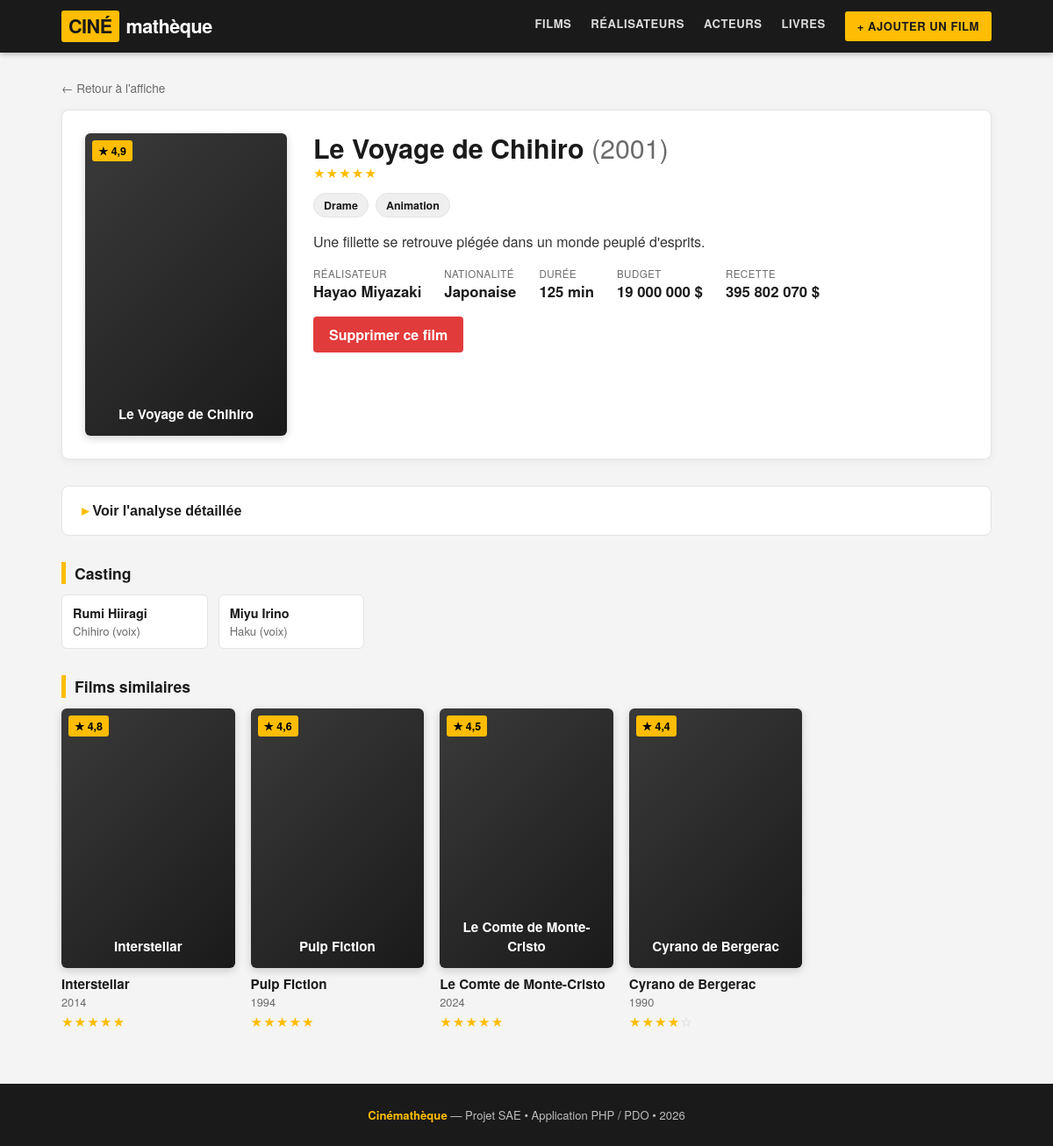
The app's page /film.php?id=4 with its own data.
### tables this page shows
CREATE TABLE films (
    id             INT AUTO_INCREMENT PRIMARY KEY,
    titre          VARCHAR(150) NOT NULL,
    annee          SMALLINT     DEFAULT NULL,
    duree          INT          DEFAULT NULL,            
    affiche        VARCHAR(500) DEFAULT NULL,            
    note           DECIMAL(2,1) DEFAULT NULL,            
    id_realisateur INT          NOT NULL,
    id_livre       INT          DEFAULT NULL,            
    CONSTRAINT fk_film_realisateur
        FOREIGN KEY (id_realisateur) REFERENCES realisateurs(id)
        ON DELETE CASCADE,
    CONSTRAINT fk_film_livre
        FOREIGN KEY (id_livre) REFERENCES livres(id)
        ON DELETE SET NULL
);

CREATE TABLE genres (
    id  INT AUTO_INCREMENT PRIMARY KEY,
    nom VARCHAR(60) NOT NULL UNIQUE
);

CREATE TABLE fiches_techniques (
    id_film   INT PRIMARY KEY,
    budget    BIGINT      DEFAULT NULL,                  
    recette   BIGINT      DEFAULT NULL,
    synopsis  TEXT        DEFAULT NULL,
    themes    TEXT        DEFAULT NULL,                  
    analyse   TEXT        DEFAULT NULL,                  
    message   TEXT        DEFAULT NULL,                  
    questions TEXT        DEFAULT NULL,                  
    CONSTRAINT fk_fiche_film
        FOREIGN KEY (id_film) REFERENCES films(id)
        ON DELETE CASCADE
);

CREATE TABLE realisateurs (
    id          INT AUTO_INCREMENT PRIMARY KEY,
    nom         VARCHAR(80)  NOT NULL,
    prenom      VARCHAR(80)  NOT NULL,
    nationalite VARCHAR(60)  DEFAULT NULL
);

CREATE TABLE casting (
    id_film   INT NOT NULL,
    id_acteur INT NOT NULL,
    role      VARCHAR(120) DEFAULT NULL,
    PRIMARY KEY (id_film, id_acteur),
    CONSTRAINT fk_casting_film   FOREIGN KEY (id_film)   REFERENCES films(id)   ON DELETE CASCADE,
    CONSTRAINT fk_casting_acteur FOREIGN KEY (id_acteur) REFERENCES acteurs(id) ON DELETE CASCADE
);

CREATE TABLE acteurs (
    id     INT AUTO_INCREMENT PRIMARY KEY,
    nom    VARCHAR(80) NOT NULL,
    prenom VARCHAR(80) NOT NULL
);

### film.php (the view, shortened to what this page needs)
<?php
require "db.php";
require "includes/fonctions.php";
$id = isset($_GET['id']) ? (int)$_GET['id'] : 0;
$req = $pdo->prepare("
    SELECT f.titre, f.annee, f.duree, f.affiche, f.note, f.id_realisateur AS real_id,
           r.nom AS real_nom, r.prenom AS real_prenom, r.nationalite,
           ft.budget, ft.recette, ft.synopsis,
           ft.themes, ft.analyse, ft.message, ft.questions,
           l.titre AS livre_titre, l.auteur AS livre_auteur
    FROM films f
    JOIN realisateurs r            ON r.id = f.id_realisateur
    LEFT JOIN fiches_techniques ft ON ft.id_film = f.id
    LEFT JOIN livres l             ON l.id = f.id_livre
    WHERE f.id = ?
");
$req->execute([$id]);
$film = $req->fetch();
$reqActeurs = $pdo->prepare("
    SELECT a.prenom, a.nom, c.role
    FROM casting c
    JOIN acteurs a ON a.id = c.id_acteur
    WHERE c.id_film = ?
    ORDER BY a.nom
");
$reqActeurs->execute([$id]);
$acteurs = $reqActeurs->fetchAll();
$reqGenres = $pdo->prepare("
    SELECT g.nom
    FROM film_genre fg
    JOIN genres g ON g.id = fg.id_genre
    WHERE fg.id_film = ?
");
$reqGenres->execute([$id]);
$genres = $reqGenres->fetchAll();
$reqReco = $pdo->prepare("
    SELECT f2.id, f2.titre, f2.annee, f2.affiche, f2.note,
           (
             (CASE WHEN f2.id_realisateur = :rid THEN 3 ELSE 0 END)
             +
             (SELECT COUNT(*) * 2
                FROM film_genre gx
                JOIN film_genre gy ON gy.id_genre = gx.id_genre
               WHERE gx.id_film = f2.id AND gy.id_film = :cur1)
           ) AS score
    FROM films f2
    WHERE f2.id <> :cur2
    HAVING score > 0
    ORDER BY score DESC, f2.note DESC
    LIMIT 4
");
$reqReco->execute([':rid' => $film['real_id'], ':cur1' => $id, ':cur2' => $id]);
$recommandations = $reqReco->fetchAll();
require "includes/header.php";
?>
<a class="back" href="index.php">← Retour à l'affiche</a>
<section class="hero">
    <?= affiche($film) ?>
    <div class="hero-info">
        <h1><?= htmlspecialchars($film['titre']) ?>
            <span class="year">(<?= (int)$film['annee'] ?>)</span></h1>
        <?= etoiles($film['note'] !== null ? (float)$film['note'] : null) ?>
        <div class="pills">
            <?php foreach ($genres as $g): ?>
                <span class="pill"><?= htmlspecialchars($g['nom']) ?></span>
            <?php endforeach; ?>
        </div>
        <p class="synopsis">
            <?= $film['synopsis'] ? nl2br(htmlspecialchars($film['synopsis'])) : "Synopsis non disponible." ?>
        </p>
        <div class="facts">
            <div class="f">
                <span>Réalisateur</span>
                <strong><?= htmlspecialchars($film['real_prenom'].' '.$film['real_nom']) ?></strong>
            </div>
            <div class="f">
                <span>Nationalité</span>
                <strong><?= htmlspecialchars($film['nationalite'] ?? '—') ?></strong>
            </div>
            <div class="f">
                <span>Durée</span>
                <strong><?= (int)$film['duree'] ?> min</strong>
            </div>
            <div class="f">
                <span>Budget</span>
                <strong><?= $film['budget'] ? number_format($film['budget'], 0, ',', ' ').' $' : '—' ?></strong>
            </div>
            <div class="f">
                <span>Recette</span>
                <strong><?= $film['recette'] ? number_format($film['recette'], 0, ',', ' ').' $' : '—' ?></strong>
            </div>
        </div>
        <a class="btn btn-danger" href="supprimer.php?id=<?= $id ?>"
           onclick="return confirm('Supprimer définitivement ce film ?');">Supprimer ce film</a>
    </div>
</section>
<section class="analyse">
    <details class="analyse-acc">
        <summary>Voir l'analyse détaillée</summary>
    </details>
</section>
<h2 class="section-h">Casting</h2>
<?php if ($acteurs): ?>
    <div class="cast-grid">
        <?php foreach ($acteurs as $a): ?>
            <div class="cast-item">
                <div class="name"><?= htmlspecialchars($a['prenom'].' '.$a['nom']) ?></div>
                <div class="role"><?= htmlspecialchars($a['role'] ?? '') ?></div>
            </div>
        <?php endforeach; ?>
    </div>
<?php else: ?>
    <p>Aucun acteur enregistré pour ce film.</p>
<?php endif; ?>
<?php if ($recommandations): ?>
    <h2 class="section-h">Films similaires</h2>
    <div class="films-grid">
        <?php foreach ($recommandations as $reco): ?>
            <article class="film-card">
                <a href="film.php?id=<?= (int)$reco['id'] ?>">
                    <?= affiche($reco) ?>
                    <h3><?= htmlspecialchars($reco['titre']) ?></h3>
                </a>
                <p class="by"><?= (int)$reco['annee'] ?></p>
                <?= etoiles($reco['note'] !== null ? (float)$reco['note'] : null) ?>
            </article>
        <?php endforeach; ?>
    </div>
<?php endif; ?>
<?php require "includes/footer.php"; ?>

### includes/fonctions.php (shortened to what this page needs)
<?php
function etoiles(?float $note): string {
    $pleines = (int) round($note);
    $vides   = 5 - $pleines;
    $html  = '<span class="stars">';
    $html .= str_repeat('★', $pleines);
    $html .= '<span class="empty">' . str_repeat('☆', $vides) . '</span>';
    $html .= '</span>';
    return $html;
}
function affiche(array $film): string {
    $titre = htmlspecialchars($film['titre']);
    $url   = $film['affiche'] ?? '';
    $note  = isset($film['note']) ? (float)$film['note'] : null;
    $html  = '<div class="poster">';
    if ($note !== null) {
        $html .= '<span class="note-badge">★ ' . number_format($note, 1, ',', '') . '</span>';
    }
    $html .= '<span class="fallback">' . $titre . '</span>';
    if ($url !== '') {
        $html .= '<img src="' . htmlspecialchars($url) . '" alt="Affiche de ' . $titre . '"'
               . ' onerror="this.style.display=\'none\'">';
    }
    $html .= '</div>';
    return $html;
}

### assets/style.css (style rules this page uses)
:root { --jaune: #febd02; --noir: #1a1a1a; --gris: #6b6b6b; --gris-cl: #efefef; --bord: #e3e3e3; --bg: #f4f4f4; }
* { box-sizing:border-box; margin:0; padding:0; }
body { font-family: "Helvetica Neue", Arial, "Segoe UI", sans-serif; background: var(--bg); color: var(--noir); line-height:1.45; }
a { color:inherit; text-decoration:none; }
.films-grid { display:grid; grid-template-columns:repeat(auto-fill, minmax(170px, 1fr)); gap:22px 18px; }
.film-card { background:transparent; }
.poster { position:relative; aspect-ratio:2/3; border-radius:6px; overflow:hidden; background:linear-gradient(135deg,#3a3a3a,#1a1a1a); box-shadow:0 3px 10px rgba(0,0,0,.18); display:flex; align-items:flex-end; justify-content:center; transition:transform .18s ease, box-shadow .18s ease; }
.poster .fallback { position:relative; z-index:1; color:#fff; font-weight:700; text-align:center; padding:14px; font-size:.95rem; }
.note-badge { position:absolute; top:8px; left:8px; z-index:2; background:var(--jaune); color:#000; font-weight:800; font-size:.78rem; padding:3px 7px; border-radius:3px; display:flex; align-items:center; gap:3px; }
.film-card h3 { font-size:.95rem; margin:9px 0 2px; line-height:1.25; }
.film-card .by { color:var(--gris); font-size:.8rem; }
.stars { color:var(--jaune); letter-spacing:1px; font-size:.95rem; }
.stars .empty { color:#cfcfcf; }
.hero { display:flex; gap:30px; background:#fff; border:1px solid var(--bord); border-radius:8px; padding:26px; box-shadow:0 2px 10px rgba(0,0,0,.05); }
.hero .poster { flex:0 0 230px; width:230px; }
.hero-info { flex:1; min-width:0; }
.hero-info h1 { font-size:1.9rem; font-weight:800; line-height:1.1; }
.hero-info .year { color:var(--gris); font-weight:400; }
.pills { margin:12px 0; display:flex; flex-wrap:wrap; gap:8px; }
.pill { background:var(--gris-cl); border:1px solid var(--bord); font-size:.78rem; font-weight:600; padding:4px 11px; border-radius:20px; }
.synopsis { margin:16px 0; color:#333; max-width:62ch; }
.facts { display:flex; flex-wrap:wrap; gap:26px; margin:16px 0; }
.facts .f span { display:block; color:var(--gris); font-size:.72rem; text-transform:uppercase; letter-spacing:.5px; }
.facts .f strong { font-size:1.05rem; }
.section-h { font-size:1.1rem; font-weight:800; margin:30px 0 12px; border-left:5px solid var(--jaune); padding-left:10px; }
.cast-grid { display:grid; grid-template-columns:repeat(auto-fill,minmax(150px,1fr)); gap:12px; }
.cast-item { background:#fff; border:1px solid var(--bord); border-radius:6px; padding:10px 12px; }
.cast-item .name { font-weight:700; font-size:.9rem; }
.cast-item .role { color:var(--gris); font-size:.82rem; }
.btn { display:inline-block; background:var(--jaune); color:#000; font-weight:700; padding:9px 18px; border-radius:4px; border:none; cursor:pointer; }
.btn-danger { background:#e23b3b; color:#fff; }
.back { display:inline-block; color:var(--gris); font-size:.85rem; margin-bottom:14px; }
.analyse { margin-top:30px; }
.analyse-acc { background:#fff; border:1px solid var(--bord); border-radius:8px; padding:0 22px; }
.analyse-acc > summary { cursor:pointer; list-style:none; padding:16px 0; font-weight:800; color:var(--noir); font-family:"Trebuchet MS", Arial, sans-serif; }
.analyse-acc > summary::before { content:"\25B8 "; color:var(--jaune); }

### film.php (style rules this page uses)
.analyse { margin-top:30px; }
.analyse-acc { background:#fff; border:1px solid #e3e3e3; border-radius:8px; padding:0 22px; }
.analyse-acc > summary { cursor:pointer; list-style:none; padding:16px 0; font-weight:800; color:#1a1a1a; }
.analyse-acc > summary::before { content:"\25B8 "; color:#febd02; }

### records on screen
films: note "4,9", titre "Le Voyage de Chihiro", annee "2001", note "★★★★★", fiches_techniques.synopsis "Une fillette se retrouve piégée dans un monde peuplé d'esprits.", id_realisateur.nom "Hayao Miyazaki", id_realisateur.nationalite "Japonaise", duree "125", fiches_techniques.budget "19 000 000", fiches_techniques.recette "395 802 070"
genres: nom "Drame"
genres: nom "Animation"
casting: id_acteur.nom "Rumi Hiiragi", role "Chihiro (voix)"
casting: id_acteur.nom "Miyu Irino", role "Haku (voix)"
films: note "4,8", titre "Interstellar", annee "2014", note "★★★★★"
films: note "4,6", titre "Pulp Fiction", annee "1994", note "★★★★★"
films: note "4,5", titre "Le Comte de Monte-Cristo", annee "2024", note "★★★★★"
films: note "4,4", titre "Cyrano de Bergerac", annee "1990", note "★★★★", vides "☆"
